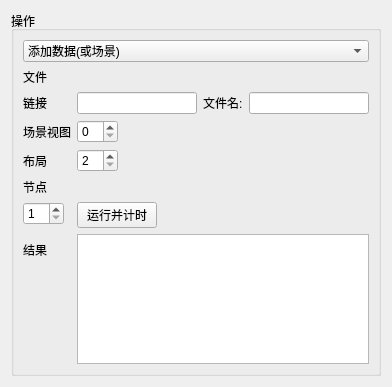
<?xml version="1.0" encoding="UTF-8"?>
<ui version="4.0">
 <class>ScenePerformance</class>
 <widget class="qMRMLWidget" name="ScenePerformance">
  <property name="geometry">
   <rect>
    <x>0</x>
    <y>0</y>
    <width>392</width>
    <height>387</height>
   </rect>
  </property>
  <property name="sizePolicy">
   <sizepolicy hsizetype="Expanding" vsizetype="Preferred">
    <horstretch>0</horstretch>
    <verstretch>0</verstretch>
   </sizepolicy>
  </property>
  <property name="windowTitle">
   <string>场景性能</string>
  </property>
  <layout class="QGridLayout" name="gridLayout">
   <item row="0" column="0">
    <widget class="QGroupBox" name="groupBox">
     <property name="title">
      <string>操作</string>
     </property>
     <layout class="QFormLayout" name="formLayout">
      <property name="fieldGrowthPolicy">
       <enum>QFormLayout::ExpandingFieldsGrow</enum>
      </property>
      <item row="1" column="0">
       <widget class="QLabel" name="FileLabel">
        <property name="text">
         <string>文件</string>
        </property>
       </widget>
      </item>
      <item row="1" column="1">
       <widget class="ctkPathLineEdit" name="ActionPathLineEdit"/>
      </item>
      <item row="0" column="0" colspan="2">
       <widget class="QComboBox" name="ActionComboBox">
        <item>
         <property name="text">
          <string>添加数据(或场景)</string>
         </property>
        </item>
        <item>
         <property name="text">
          <string>恢复场景</string>
         </property>
        </item>
        <item>
         <property name="text">
          <string>关闭场景</string>
         </property>
        </item>
        <item>
         <property name="text">
          <string>切换到布局</string>
         </property>
        </item>
        <item>
         <property name="text">
          <string>添加(当前)节点副本</string>
         </property>
        </item>
        <item>
         <property name="text">
          <string>修改(当前)节点</string>
         </property>
        </item>
       </widget>
      </item>
      <item row="2" column="0">
       <widget class="QLabel" name="URLLabel">
        <property name="text">
         <string>链接</string>
        </property>
       </widget>
      </item>
      <item row="7" column="0">
       <widget class="QLabel" name="ResultsLabel">
        <property name="text">
         <string>结果</string>
        </property>
       </widget>
      </item>
      <item row="7" column="1">
       <widget class="QTextEdit" name="ResultsTextEdit">
        <property name="readOnly">
         <bool>true</bool>
        </property>
       </widget>
      </item>
      <item row="4" column="0">
       <widget class="QLabel" name="LayoutLabel">
        <property name="text">
         <string>布局</string>
        </property>
       </widget>
      </item>
      <item row="4" column="1">
       <widget class="QSpinBox" name="LayoutSpinBox">
        <property name="minimum">
         <number>2</number>
        </property>
        <property name="maximum">
         <number>27</number>
        </property>
       </widget>
      </item>
      <item row="2" column="1">
       <layout class="QHBoxLayout" name="horizontalLayout">
        <item>
         <widget class="QLineEdit" name="URLLineEdit"/>
        </item>
        <item>
         <widget class="QLabel" name="URLFileNameLabel">
          <property name="text">
           <string>文件名:</string>
          </property>
         </widget>
        </item>
        <item>
         <widget class="QLineEdit" name="URLFileNameLineEdit"/>
        </item>
       </layout>
      </item>
      <item row="5" column="0">
       <widget class="QLabel" name="MRMLNodeLabel">
        <property name="text">
         <string>节点</string>
        </property>
       </widget>
      </item>
      <item row="5" column="1">
       <widget class="qMRMLNodeComboBox" name="MRMLNodeComboBox">
        <property name="showHidden">
         <bool>true</bool>
        </property>
        <property name="addEnabled">
         <bool>false</bool>
        </property>
        <property name="removeEnabled">
         <bool>false</bool>
        </property>
       </widget>
      </item>
      <item row="6" column="1">
       <widget class="QPushButton" name="TimePushButton">
        <property name="text">
         <string>运行并计时</string>
        </property>
       </widget>
      </item>
      <item row="6" column="0">
       <widget class="QSpinBox" name="RepeatSpinBox">
        <property name="minimum">
         <number>1</number>
        </property>
       </widget>
      </item>
      <item row="3" column="0">
       <widget class="QLabel" name="SceneViewLabel">
        <property name="text">
         <string>场景视图</string>
        </property>
       </widget>
      </item>
      <item row="3" column="1">
       <widget class="QSpinBox" name="SceneViewSpinBox"/>
      </item>
     </layout>
    </widget>
   </item>
  </layout>
 </widget>
 <customwidgets>
  <customwidget>
   <class>qMRMLNodeComboBox</class>
   <extends>QWidget</extends>
   <header>qMRMLNodeComboBox.h</header>
  </customwidget>
  <customwidget>
   <class>qMRMLWidget</class>
   <extends>QWidget</extends>
   <header>qMRMLWidget.h</header>
   <container>1</container>
  </customwidget>
  <customwidget>
   <class>ctkPathLineEdit</class>
   <extends>QWidget</extends>
   <header>ctkPathLineEdit.h</header>
  </customwidget>
 </customwidgets>
 <resources/>
 <connections>
  <connection>
   <sender>ScenePerformance</sender>
   <signal>mrmlSceneChanged(vtkMRMLScene*)</signal>
   <receiver>MRMLNodeComboBox</receiver>
   <slot>setMRMLScene(vtkMRMLScene*)</slot>
   <hints>
    <hint type="sourcelabel">
     <x>10</x>
     <y>173</y>
    </hint>
    <hint type="destinationlabel">
     <x>99</x>
     <y>180</y>
    </hint>
   </hints>
  </connection>
 </connections>
</ui>
